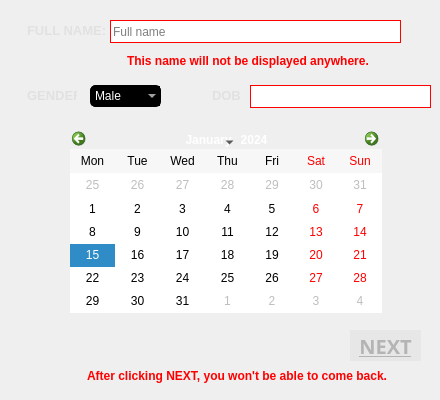
        <widget class="QWidget" name="userpasspage">
         <widget class="QPushButton" name="NextButton">
          <property name="geometry">
           <rect>
            <x>350</x>
            <y>330</y>
            <width>71</width>
            <height>31</height>
           </rect>
          </property>
          <property name="font">
           <font>
            <family>Bahnschrift SemiBold</family>
            <pointsize>15</pointsize>
            <weight>75</weight>
            <bold>true</bold>
            <underline>true</underline>
           </font>
          </property>
          <property name="cursor">
           <cursorShape>PointingHandCursor</cursorShape>
          </property>
          <property name="toolTip">
           <string>Continue</string>
          </property>
          <property name="styleSheet">
           <string notr="true">color: rgb(180, 180, 180);
background-color: rgba(35, 31, 32, 10);
border: none;</string>
          </property>
          <property name="text">
           <string>NEXT</string>
          </property>
         </widget>
         <widget class="QLabel" name="useless_9">
          <property name="geometry">
           <rect>
            <x>20</x>
            <y>15</y>
            <width>91</width>
            <height>31</height>
           </rect>
          </property>
          <property name="font">
           <font>
            <pointsize>10</pointsize>
            <weight>75</weight>
            <bold>true</bold>
           </font>
          </property>
          <property name="styleSheet">
           <string notr="true">color: rgb(225, 225, 225);
border: 2px solid white;
border-style: outset;
border-radius: 15px;
padding: 4px;
border: none;</string>
          </property>
          <property name="text">
           <string>FULL NAME:</string>
          </property>
          <property name="alignment">
           <set>Qt::AlignLeading|Qt::AlignLeft|Qt::AlignVCenter</set>
          </property>
         </widget>
         <widget class="QLabel" name="useless_10">
          <property name="geometry">
           <rect>
            <x>120</x>
            <y>45</y>
            <width>271</width>
            <height>31</height>
           </rect>
          </property>
          <property name="font">
           <font>
            <pointsize>9</pointsize>
            <weight>75</weight>
            <bold>true</bold>
           </font>
          </property>
          <property name="styleSheet">
           <string notr="true">color: rgb(225, 225, 225);
border: 2px solid white;
border-style: outset;
border-radius: 15px;
padding: 4px;
border: none;
color: rgb(255, 0, 0);</string>
          </property>
          <property name="text">
           <string>This name will not be displayed anywhere.</string>
          </property>
          <property name="alignment">
           <set>Qt::AlignLeading|Qt::AlignLeft|Qt::AlignVCenter</set>
          </property>
          <property name="wordWrap">
           <bool>true</bool>
          </property>
         </widget>
         <widget class="QLineEdit" name="RegName">
          <property name="enabled">
           <bool>true</bool>
          </property>
          <property name="geometry">
           <rect>
            <x>110</x>
            <y>20</y>
            <width>291</width>
            <height>23</height>
           </rect>
          </property>
          <property name="styleSheet">
           <string notr="true">background-color: rgb(255, 255, 255);
border: 1px solid red;
border-top-left-radius : 0px;
border-top-right-radius : 0px; </string>
          </property>
          <property name="placeholderText">
           <string>Full name</string>
          </property>
          <property name="clearButtonEnabled">
           <bool>true</bool>
          </property>
         </widget>
         <widget class="QLabel" name="useless_13">
          <property name="geometry">
           <rect>
            <x>20</x>
            <y>80</y>
            <width>61</width>
            <height>31</height>
           </rect>
          </property>
          <property name="font">
           <font>
            <pointsize>10</pointsize>
            <weight>75</weight>
            <bold>true</bold>
           </font>
          </property>
          <property name="styleSheet">
           <string notr="true">color: rgb(225, 225, 225);
border: 2px solid white;
border-style: outset;
border-radius: 15px;
padding: 4px;
border: none;</string>
          </property>
          <property name="text">
           <string>GENDER:</string>
          </property>
          <property name="alignment">
           <set>Qt::AlignLeading|Qt::AlignLeft|Qt::AlignVCenter</set>
          </property>
         </widget>
         <widget class="QComboBox" name="Gender">
          <property name="geometry">
           <rect>
            <x>90</x>
            <y>85</y>
            <width>71</width>
            <height>22</height>
           </rect>
          </property>
          <property name="styleSheet">
           <string notr="true">border: 1px solid black;
color: rgb(255, 255, 255);
background-color: rgb(0, 0, 0);
border-top-left-radius : 5px;
border-top-right-radius : 5px; 
border-bottom-left-radius : 5px; 
border-bottom-right-radius : 5px;</string>
          </property>
          <property name="currentText">
           <string>Male</string>
          </property>
          <item>
           <property name="text">
            <string>Male</string>
           </property>
          </item>
          <item>
           <property name="text">
            <string>Female</string>
           </property>
          </item>
          <item>
           <property name="text">
            <string>Other</string>
           </property>
          </item>
         </widget>
         <widget class="QCalendarWidget" name="calendarWidget">
          <property name="geometry">
           <rect>
            <x>70</x>
            <y>130</y>
            <width>312</width>
            <height>183</height>
           </rect>
          </property>
          <property name="cursor">
           <cursorShape>PointingHandCursor</cursorShape>
          </property>
          <property name="focusPolicy">
           <enum>Qt::StrongFocus</enum>
          </property>
          <property name="autoFillBackground">
           <bool>false</bool>
          </property>
          <property name="styleSheet">
           <string notr="true">border: none;
border-top-left-radius : 0px;
border-top-right-radius : 0px; 
cale</string>
          </property>
          <property name="firstDayOfWeek">
           <enum>Qt::Monday</enum>
          </property>
          <property name="gridVisible">
           <bool>false</bool>
          </property>
          <property name="verticalHeaderFormat">
           <enum>QCalendarWidget::NoVerticalHeader</enum>
          </property>
          <property name="navigationBarVisible">
           <bool>true</bool>
          </property>
          <property name="dateEditEnabled">
           <bool>true</bool>
          </property>
         </widget>
         <widget class="QLabel" name="useless_14">
          <property name="geometry">
           <rect>
            <x>205</x>
            <y>80</y>
            <width>41</width>
            <height>31</height>
           </rect>
          </property>
          <property name="font">
           <font>
            <pointsize>10</pointsize>
            <weight>75</weight>
            <bold>true</bold>
           </font>
          </property>
          <property name="styleSheet">
           <string notr="true">color: rgb(225, 225, 225);
border: 2px solid white;
border-style: outset;
border-radius: 15px;
padding: 4px;
border: none;</string>
          </property>
          <property name="text">
           <string>DOB:</string>
          </property>
          <property name="alignment">
           <set>Qt::AlignLeading|Qt::AlignLeft|Qt::AlignVCenter</set>
          </property>
         </widget>
         <widget class="QLabel" name="DOB">
          <property name="geometry">
           <rect>
            <x>250</x>
            <y>85</y>
            <width>181</width>
            <height>23</height>
           </rect>
          </property>
          <property name="cursor">
           <cursorShape>ArrowCursor</cursorShape>
          </property>
          <property name="styleSheet">
           <string notr="true">background-color: rgb(255, 255, 255);
border: 1px solid red;
border-top-left-radius : 0px;
border-top-right-radius : 0px; </string>
          </property>
          <property name="text">
           <string/>
          </property>
          <property name="textInteractionFlags">
           <set>Qt::NoTextInteraction</set>
          </property>
         </widget>
         <widget class="QLabel" name="useless_26">
          <property name="geometry">
           <rect>
            <x>80</x>
            <y>360</y>
            <width>341</width>
            <height>31</height>
           </rect>
          </property>
          <property name="font">
           <font>
            <pointsize>9</pointsize>
            <weight>75</weight>
            <bold>true</bold>
           </font>
          </property>
          <property name="styleSheet">
           <string notr="true">color: rgb(225, 225, 225);
border: 2px solid white;
border-style: outset;
border-radius: 15px;
padding: 4px;
border: none;
color: rgb(255, 0, 0);</string>
          </property>
          <property name="text">
           <string>After clicking NEXT, you won't be able to come back.</string>
          </property>
          <property name="alignment">
           <set>Qt::AlignLeading|Qt::AlignLeft|Qt::AlignVCenter</set>
          </property>
          <property name="wordWrap">
           <bool>true</bool>
          </property>
         </widget>
        </widget>
